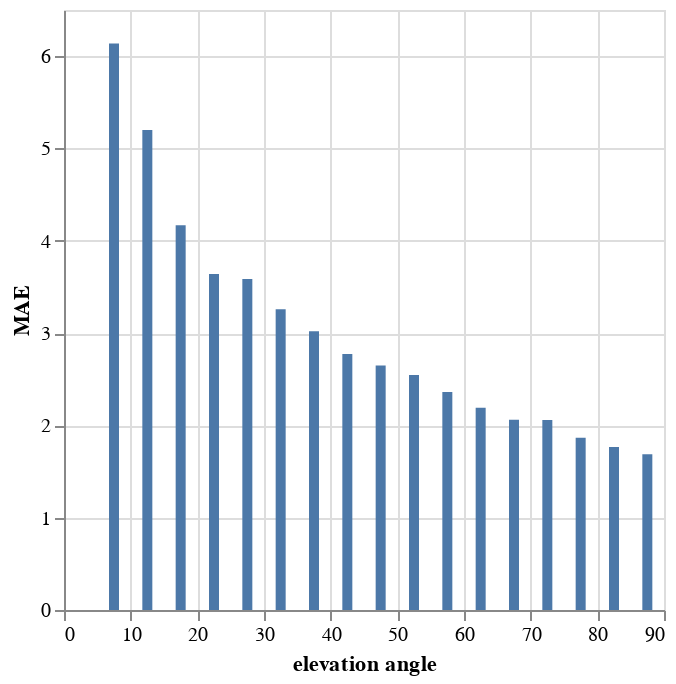

The code cell stored with this chart in its notebook:
### Code cell
plot_df["MAE"] = ele_error_list
alt.Chart(plot_df).mark_bar().encode(
    x="elevation angle",
    y="MAE"
)

### Figure 1 — Vega-Lite specification as saved in the notebook (floating-point values rounded to 4 significant figures)
{"config": {"view": {"continuousWidth": 300, "continuousHeight": 300}}, "data": {"name": "data-8c778ab5ace647c6d338bcf8fd655948"}, "mark": {"type": "bar"}, "encoding": {"x": {"field": "elevation angle", "type": "quantitative"}, "y": {"field": "MAE", "type": "quantitative"}}, "$schema": "https://vega.github.io/schema/vega-lite/v5.20.1.json", "datasets": {"data-8c778ab5ace647c6d338bcf8fd655948": [{"elevation angle": 7.5, "MAE": 6.138}, {"elevation angle": 12.5, "MAE": 5.199}, {"elevation angle": 17.5, "MAE": 4.168}, {"elevation angle": 22.5, "MAE": 3.641}, {"elevation angle": 27.5, "MAE": 3.586}, {"elevation angle": 32.5, "MAE": 3.257}, {"elevation angle": 37.5, "MAE": 3.02}, {"elevation angle": 42.5, "MAE": 2.775}, {"elevation angle": 47.5, "MAE": 2.649}, {"elevation angle": 52.5, "MAE": 2.546}, {"elevation angle": 57.5, "MAE": 2.36}, {"elevation angle": 62.5, "MAE": 2.191}, {"elevation angle": 67.5, "MAE": 2.061}, {"elevation angle": 72.5, "MAE": 2.059}, {"elevation angle": 77.5, "MAE": 1.865}, {"elevation angle": 82.5, "MAE": 1.766}, {"elevation angle": 87.5, "MAE": 1.687}]}}
